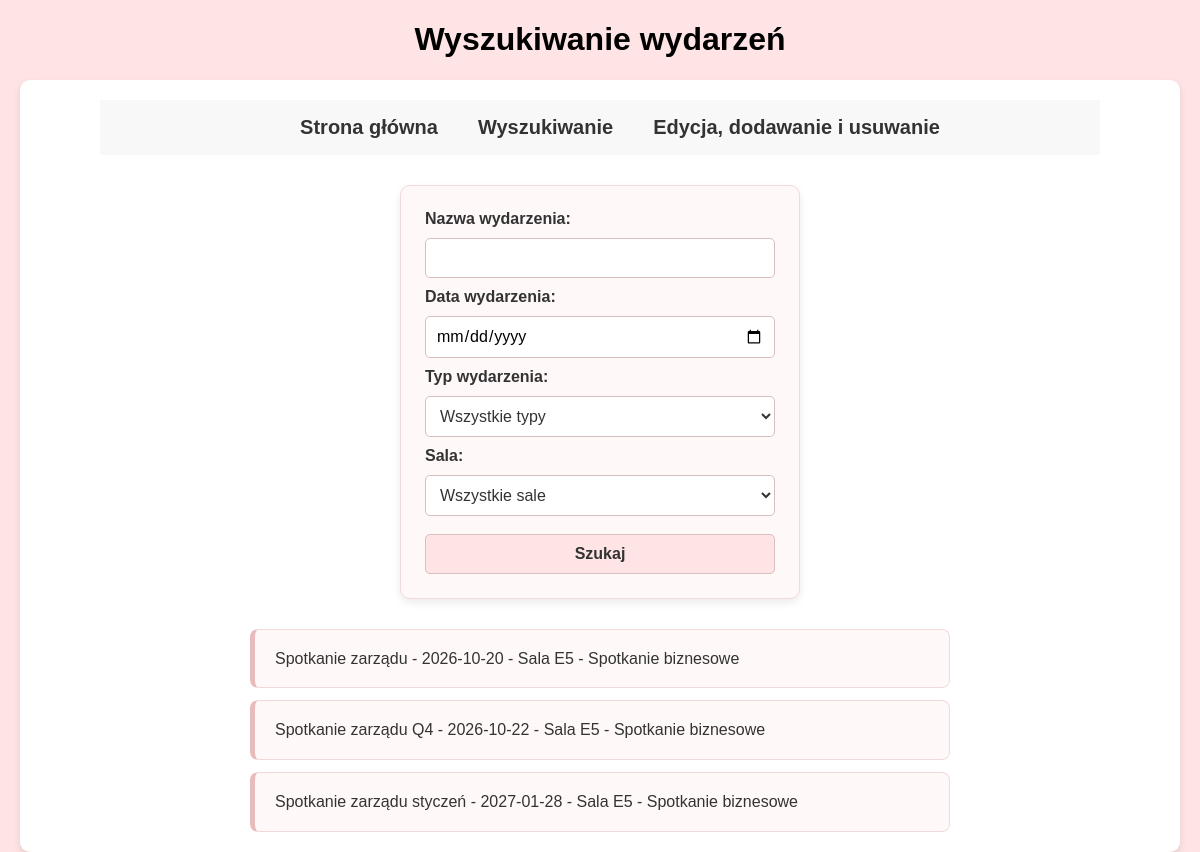
The app's page /search.php?title=Spotkanie zarządu with its own data.
### tables this page shows
CREATE TABLE `events` (
  `id` int(11) NOT NULL,
  `title` varchar(255) NOT NULL,
  `description` varchar(255) NOT NULL,
  `event_date` date NOT NULL,
  `start_time` time NOT NULL,
  `end_time` time NOT NULL,
  `room_id` int(11) NOT NULL,
  `event_type_id` int(11) NOT NULL,
  `max_participants` int(11) NOT NULL
);

CREATE TABLE `rooms` (
  `id` int(11) NOT NULL,
  `name` varchar(255) NOT NULL,
  `capacity` int(11) NOT NULL,
  `location` varchar(255) NOT NULL
);

CREATE TABLE `event_types` (
  `id` int(11) NOT NULL,
  `name` varchar(255) DEFAULT NULL
);

### search.php (the view, shortened to what this page needs)
 <?php
$conn=connectDB();
function szukaj($conn){
    $sql="SELECT e.title,e.event_date,r.name AS room_name,et.name AS event_type_name from events as e
join rooms as r on e.room_id=r.id
join event_types as et on e.event_type_id=et.id
where e.title like ? and e.event_date like ? and r.name like ? and et.name LIKE ?;";
$nazwa="%".$_GET['title']."%";
$data="%".$_GET['date']."%";
$room="%".$_GET['room']."%";
$nazwa1="%".$_GET['event_type']."%";
$stmt=mysqli_prepare($conn,$sql);
mysqli_stmt_bind_param($stmt,"ssss",$nazwa,$data,$room,$nazwa1);
mysqli_stmt_execute($stmt);
$result=mysqli_stmt_get_result($stmt);
return $result;
}
?>
<!DOCTYPE html>
<html lang="pl">
<head>
    <link rel="stylesheet" href="style.css?v=2">
</head>
<body>
    <h1>Wyszukiwanie wydarzeń</h1>
    <main>
        <header>
            <nav>
                <ul >
                    <li><a href="index.php">Strona główna</a></li>
                    <li><a href="search.php">Wyszukiwanie</a></li>
                    <li><a href="edit_add_delete.php">Edycja, dodawanie i usuwanie</a></li>
                </ul>
            </nav>
        </header>
        <form method="get" class="search-form">
            <label for="title">Nazwa wydarzenia:</label>
            <input type="text" id="title" name="title">
            <label for="date">Data wydarzenia:</label>
            <input type="date" id="date" name="date">
            <label for="event_type">Typ wydarzenia:</label>
            <select id="event_type" name="event_type">
                <option value="">Wszystkie typy</option>
            </select>
            <label for="room">Sala:</label>
            <select id="room" name="room">
               <option value="">Wszystkie sale</option>
            </select>
            <button type="submit">Szukaj</button>
        </form>
        <ul class="search-results">
        <?php
        if(isset($_GET['title'])){
            $result = szukaj($conn);
            while($row = mysqli_fetch_assoc($result)){
                echo "<li class='search-result'>".htmlspecialchars($row['title'], ENT_QUOTES, 'UTF-8') . " - ";
                echo htmlspecialchars($row['event_date'], ENT_QUOTES, 'UTF-8') . " - ";
                echo htmlspecialchars($row['room_name'], ENT_QUOTES, 'UTF-8') . " - ";
                echo htmlspecialchars($row['event_type_name'], ENT_QUOTES, 'UTF-8') . "</li>";
            }
        }
        ?>
        </ul>
    </main>
</body>
</html>

### style.css (style rules this page uses)
* { font-family: Arial, sans-serif; }
body { background-color: #fee4e4; margin: 0; padding: 0; }
main { background-color: #fff; border-radius: 10px; padding: 20px; box-shadow: 0 4px 8px rgba(0, 0, 0, 0.1); width: min(1440px, calc(100% - 40px)); box-sizing: border-box; margin: auto; }
header { background-color: #f8f8f8; width: min(1000px, 100%); display: flex; justify-content: center; margin: 0 auto; }
ul { display: flex; justify-content: center; }
ul li { list-style-type: none; }
ul li a { text-decoration: none; color: #333; font-weight: bold; font-size: 20px; padding: 10px 20px; border-radius: 5px; }
h1,h3 { text-align: center; }
.search-form { display: flex; flex-direction: column; gap: 10px; width: min(100%, 400px); box-sizing: border-box; margin: 30px auto; padding: 24px; background-color: #fff8f8; border: 1px solid #f3dada; border-radius: 10px; box-shadow: 0 4px 8px rgba(0, 0, 0, 0.08); }
.search-form label { color: #333; font-weight: bold; }
.search-form input, .search-form select, .search-form button { width: 100%; box-sizing: border-box; padding: 10px; font-size: 16px; border: 1px solid #d8bebe; border-radius: 5px; }
.search-form select { background-color: #fff; color: #333; }
.search-form button { cursor: pointer; margin-top: 8px; background-color: #fee4e4; color: #333; font-weight: bold; }
.search-results { display: flex; flex-direction: column; gap: 12px; max-width: 700px; margin: 0 auto; padding: 0; }
.search-result { list-style: none; padding: 16px 20px; background-color: #fff8f8; border: 1px solid #f3dada; border-left: 5px solid #e8bcbc; border-radius: 8px; color: #333; font-size: 16px; line-height: 1.6; overflow-wrap: anywhere; }

### records on screen
events: title "Spotkanie zarządu", event_date "2026-10-20", room.name "Sala E5", event_type.name "Spotkanie biznesowe"
events: title "Spotkanie zarządu Q4", event_date "2026-10-22", room.name "Sala E5", event_type.name "Spotkanie biznesowe"
events: title "Spotkanie zarządu styczeń", event_date "2027-01-28", room.name "Sala E5", event_type.name "Spotkanie biznesowe"
